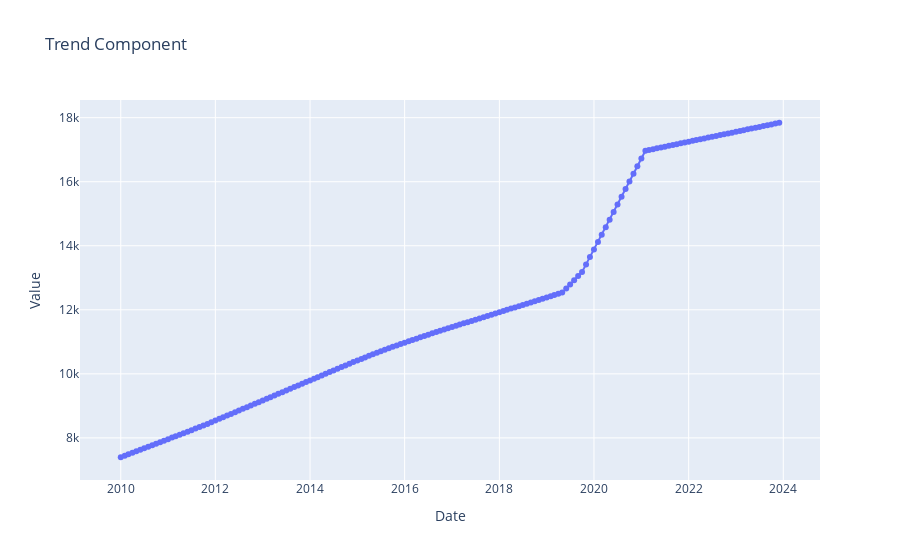

The code cell stored with this chart in its notebook:
### Code cell
# Create the plot for Trend Component
fig_trend = go.Figure()

# Add trend component to the plot
fig_trend.add_trace(go.Scatter(x=deposits_df["ds"], y=trend, mode='lines+markers', name='Trend'))

fig_trend.update_layout(
    title='Trend Component',
    xaxis_title='Date',
    yaxis_title='Value',
    legend_title='Component'
)

fig_trend.show()

### Figure 1 — Plotly figure (JSON) as saved in the notebook; plotly's stock layout.template omitted (floating-point values rounded to 4 significant figures; data arrays with more than 128 entries replaced by an {"elided": "..."} marker saying what was removed)
{"data": [{"mode": "lines+markers", "name": "Trend", "type": "scatter", "x": {"elided": "168 str values"}, "y": {"elided": "168 float values"}}], "layout": {"legend": {"title": {"text": "Component"}}, "title": {"text": "Trend Component"}, "xaxis": {"title": {"text": "Date"}}, "yaxis": {"title": {"text": "Value"}}}}
